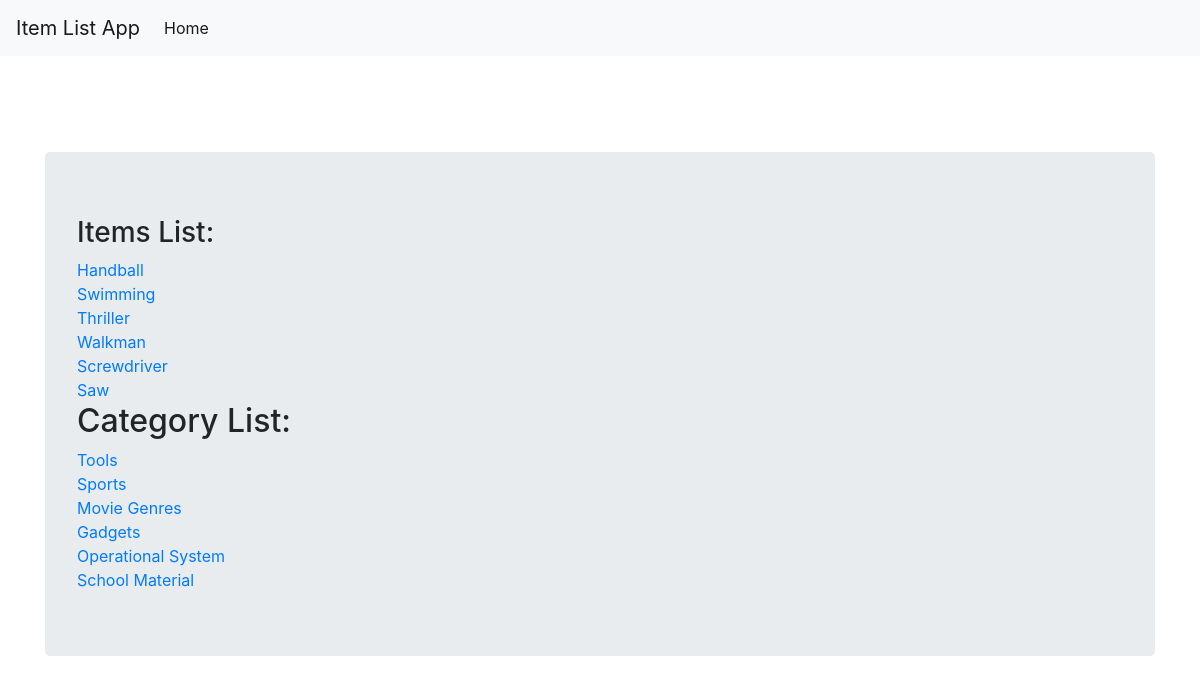
The page / on the database its author committed.
### models.py (models this page shows)
class Item(Base):
    __tablename__ = 'item'
    id = Column(Integer,primary_key = True)
    item_name = Column(String(32), nullable = False)
    item_description = Column(String(300))
    category_id = Column(Integer, ForeignKey('category.id'))
    category = relationship('Category')
    user_id = Column(Integer, ForeignKey('user.id'))
    user = relationship('User')

class Category(Base):
    __tablename__ = 'category'
    id = Column(Integer, primary_key = True)
    category_name = Column(String(32),nullable = False)

### views.py (the view)
@app.route('/')
def render_landing_page():
    five_random_item = []
    five_random_category = []
    session = Session()
    item_list = session.query(Item).all()
    item_size =  len(item_list)
    category_list = session.query(Category).all()
    for i in range(0,6):
        five_random_item.append(item_list[random.randint(0,item_size-1)])
    return render_template('landing_page.html', items = five_random_item, categorys = category_list)

### templates/landing_page.html
{% include "./extended/header.html" %}
<br>
<div class="container">
    <div class="jumbotron">
        <div>
        <h3>Items List:</h3>
            <nav class="nav flex-column">
                {% for item in items: %}
                <li>
                    <a href="{{ url_for('render_item_page', category_id = item.category_id, item_id = item.id) }}">{{item.item_name}}</a>
                </li>
                {% endfor %}
            </nav>
        </div>
        <div>
                <h2>Category List:</h2>
                    <nav class="nav flex-column">
                        {% for category in categorys: %}
                        <li>
                            <a href="{{ url_for('render_category_page', category_id = category.id) }}">{{category.category_name}}</a>
                        </li>
                        {% endfor %}
                    </nav>
                </div>
    </div>
</div>
{% include "./extended/footer.html" %}

### templates/extended/header.html (shortened to what this page needs)
<!DOCTYPE html>
<html lang="en">
<head>
    <link rel="stylesheet" href="https://stackpath.bootstrapcdn.com/bootstrap/4.3.1/css/bootstrap.min.css">
</head>
<body>
        <nav class="navbar navbar-expand-lg navbar-light bg-light">
                <a class="navbar-brand" href="#">Item List App</a>
                <div class="collapse navbar-collapse" id="navbarSupportedContent">
                  <ul class="navbar-nav mr-auto">
                    <li class="nav-item active">
                      <a class="nav-link" href="/">Home <span class="sr-only">(current)</span></a>
                    </li>
                  </ul>
                </div>
            </nav>
        <br>
        <br>
        <br>

### templates/extended/footer.html (shortened to what this page needs)
</body>
</html>

### rows shown on the page
Item: item_name "Handball"
Item: item_name "Swimming"
Item: item_name "Thriller"
Item: item_name "Walkman"
Item: item_name "Screwdriver"
Item: item_name "Saw"
Category: category_name "Tools"
Category: category_name "Sports"
Category: category_name "Movie Genres"
Category: category_name "Gadgets"
Category: category_name "Operational System"
Category: category_name "School Material"
